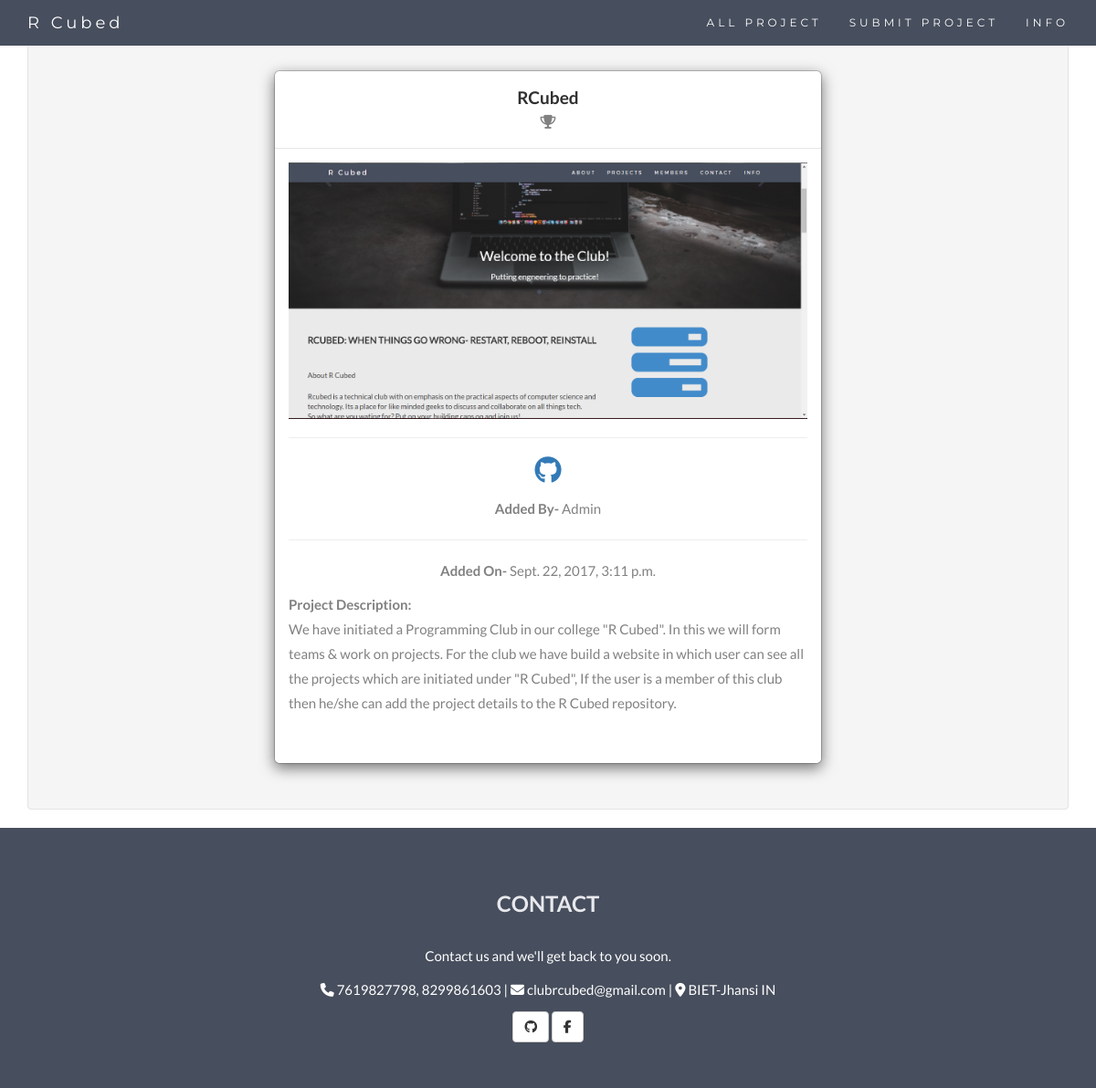
Page /details/1/ on the committed database.
### projects/models.py (models this page shows, shortened)
class project(models.Model):
    team_name = models.CharField(max_length=100)
    project_title = models.CharField(max_length=150)
    project_description = models.TextField()
    source_code = models.URLField()
    webpage = models.URLField(null=True, blank=True)
    image = models.ImageField(null=True, blank=True, width_field="width_field", height_field="height_field")
    height_field = models.IntegerField(default=0)
    width_field = models.IntegerField(default=0)
    developing_or_developed = models.BooleanField(default=0)
    key = models.CharField(max_length=100)
    timestamp = models.DateTimeField(auto_now_add=True, auto_now=False)
    updated = models.DateTimeField(auto_now_add=False, auto_now=True)

### projects/views.py (the view)
# urls.py: url(r'^details/(?P<id>\d+)/$', project_detail),
def project_detail(request, id=None):
    instance = get_object_or_404(project, id=id)
    info = information.objects.all().order_by('-id')[:3]
    context = {
        "instance": instance,
        "info": info,
    }
    return render(request, "detail.html", context)

### templates/detail.html (shortened to what this page needs)
{% load staticfiles %}
<!DOCTYPE html>
<html lang="en">
<head>
  <link rel="stylesheet" href="https://maxcdn.bootstrapcdn.com/bootstrap/3.3.7/css/bootstrap.min.css">
  <link rel="stylesheet" href='{% static "css/styles.css" %}'>
</head>
<body id="myPage" data-spy="scroll" data-target=".navbar" data-offset="60">
<nav class="navbar navbar-default navbar-fixed-top">
  <div class="container">
    <div class="navbar-header">
      <a class="navbar-brand" href="http://127.0.0.1:8000/">R Cubed</a>
    </div>
    <div class="collapse navbar-collapse" id="myNavbar">
      <ul class="nav navbar-nav navbar-right">
        <li><a href="http://127.0.0.1:8000/projects/">ALL PROJECT</a></li>
        <li><a href="http://127.0.0.1:8000/create/">SUBMIT PROJECT</a></li>
        <li><a href="" data-toggle="modal" data-target="#information">INFO</a></li>
      </ul>
    </div>
  </div>
</nav>
<br/>
<div class="container">
    <div class="span3 well">
        <div class="modal-dialog">
            <div class="modal-content">
                <div class="modal-header">
                    <center><h4 class="modal-title" id="myModalLabel"><strong>{{ instance.project_title }}</strong></h4>
                    {% if instance.developing_or_developed %}
                        <i class="fa fa-wrench" aria-hidden="true"></i>
                    {% else %}
                        <i class="fa fa-trophy" aria-hidden="true"></i>
                    {% endif %}
                    </center>
                    </div>
                <div class="modal-body">
                            {% if instance.image %}
                                <img src='{{ instance.image.url }}' class="img-responsive">
                            {% endif %}
                    <hr>
                    {% if instance.source_code %}
                       <center><a href="{{ instance.source_code }}"><i class="fa fa-github fa-2x" aria-hidden="true"></i></a>
                    {% endif %}
                    <p><center><strong>Added By- </strong> {{ instance.team_name }} </center></p><hr/>
                    <p><strong>Added On- </strong> {{ instance.timestamp }} </p>
                    <center>
                    <p class="text-left"><strong>Project Description: </strong><br>
                        {{ instance.project_description }}
                    </p>
                    <br>
                    </center>
                </div>
            </div>
        </div>
    </div>
</div>
<div id="contact" class="container-fluid bg-grey text-center">
  <h2 class="text-center" style="color:#e8e9ed">CONTACT</h2>
  <p>Contact us and we'll get back to you soon.</p>
  <p>
        <i class="fa fa-phone" aria-hidden="true"> </i> 7619827798, 8299861603  |
        <i class="fa fa-envelope" aria-hidden="true"></i> clubrcubed@gmail.com |
        <i class="fa fa-map-marker" aria-hidden="true"></i> BIET-Jhansi IN
    </p>
    <button type="button" class="btn btn-default btn-md"
                onclick="window.open('https://github.com/vishuvish/r_cubed', '_blank')">
            <i class="fa fa-github" aria-hidden="true"></i>
    </button>
    <button type="button" class="btn btn-default btn-md"
                onclick="window.open('https://www.facebook.com/rcubedclub/?ref=br_rs', '_blank')">
            <i class="fa fa-facebook" aria-hidden="true"></i>
    </button>
</div>
</body>
</html>

### static/css/styles.css (style rules this page uses)
body { font: 400 15px Lato, sans-serif; line-height: 1.8; color: #818181; }
h2 { font-size: 24px; text-transform: uppercase; color: #303030; font-weight: 600; margin-bottom: 30px; }
h4 { font-size: 19px; line-height: 1.375em; color: #303030; font-weight: 400; margin-bottom: 30px; }
.container-fluid { padding: 60px 50px; }
.bg-grey { background-color: #474e5d; color: white; }
.navbar { margin-bottom: 0; background-color: #474e5d; z-index: 9999; border: 0; font-size: 12px !important; line-height: 1.42857143 !important; letter-spacing: 4px; border-radius: 0; font-family: Montserrat, sans-serif; }
.navbar li a, .navbar .navbar-brand { color: #fff !important; }
.container-fluid { padding-top: 50px; padding-bottom: 50px; }

### rows in the picture
project: project_title "RCubed", image (picture), team_name "Admin", timestamp "Sept. 22, 2017, 3:11 p.m.", project_description "We have initiated a Programming Club in our college \"R Cubed\". In this we will form teams & work on projects. For the club we have build a website in which user can see all the projects which are initiated under \"R Cubed\", If the user is a member of this club then he/she can add the project details to the R Cubed repository."
